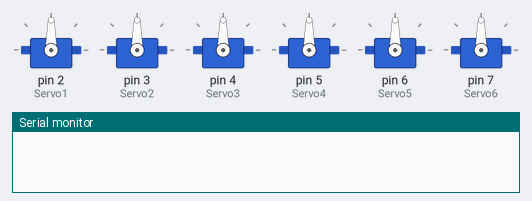
The sketch below on a simulated Arduino Uno, built with avr-gcc and run on an emulated ATmega328P. On the bench: 6 × servo, the last lines printed to the serial monitor.

Above: at 0.05 s.
At 4.05 s:
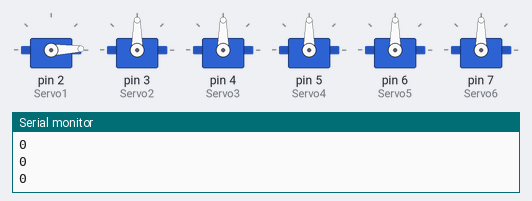
At 5.55 s:
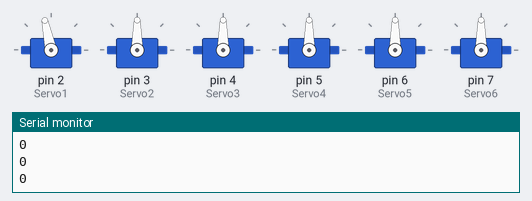
At 6.95 s:
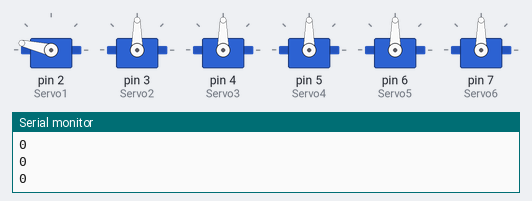
Timing chart, 0 to 9.0 s (numbered marks = the images above):
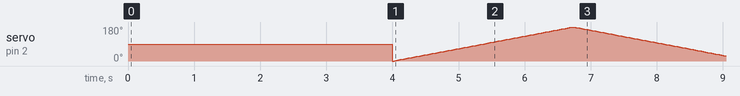

The sketch:

vibration.ino
```cpp
#include <Arduino.h>
#include <Servo.h>
Servo Servo1;
Servo Servo2;
Servo Servo3;
Servo Servo4;
Servo Servo5;
Servo Servo6;
//Output Pins


const char* brailleAlphabet[26] = {
  "100000", "110000", "100100", "100110", "100010",
  "110100", "110110", "110010", "010100", "010110",
  "101000", "111000", "101100", "101110", "101010",
  "111100", "111110", "111010", "011100", "011110",
  "101001", "111001", "010111", "101101", "101111",
  "101011"
};

int asciiUpperCase[26];

void initializeAsciiUpperCase() {
  // Initialize the ASCII values for uppercase letters 'A' to 'Z'
  for (int i = 0; i < 26; i++) {
    asciiUpperCase[i] = 'A' + i;
  }
}

const char* getBrailleFromAscii(char asciiChar) {
  // Lookup the Braille representation for the ASCII character
  if (asciiChar >= 'A' && asciiChar <= 'Z') {
    return brailleAlphabet[asciiChar - 'A'];
  } else {
    // Return an empty string if ASCII value is not found
    return "";
  }
}

void setup() {


  Serial.begin(9600);

  //Set output pins
  Servo1.attach(2);
  Servo2.attach(3);
  Servo3.attach(4);
  Servo4.attach(5);
  Servo5.attach(6);
  Servo6.attach(7);


  initializeAsciiUpperCase();

  // Test the hash table
  for (int i = 0; i < 26; i++) {
    char asciiChar = 'A' + i;
    const char* braille = getBrailleFromAscii(asciiChar);
    // Serial.print(asciiChar);
    // Serial.print(": ");
    // Serial.println(braille);
  }
}

void loop() {
  delay(3000);
  String text = "ABCDEF";
  for (int i = 0; i < text.length(); i++) {
    char asciiChar = text.charAt(i);
    const char* braille = getBrailleFromAscii(asciiChar);
    delay(1000);
    Serial.print(text[i]);
    Serial.print(": ");
    Serial.println(braille);
    Serial.println(braille[0]);
    Serial.println(braille[1]);
    Serial.println(braille[2]);
    Serial.println(braille[3]);
    Serial.println(braille[4]);
    Serial.println(braille[5]);

    // String bit1, bit2, bit3, bit4, bit5, bit6;

    if (braille[0] == '0'){

    }
    else if (braille[0] == '1'){
       for (int i = 0; i <= 180; i += 1) { // goes from 0 degrees to 180 degrees
    // in steps of 1 degree
    Servo1.write(i);              // tell servo to go to position in variable 'pos'
    delay(15);                       // waits 15ms for the servo to reach the position
  }
  for (i = 180; i >= 0; i -= 1) { // goes from 180 degrees to 0 degrees
    Servo1.write(i);              // tell servo to go to position in variable 'pos'
    delay(15);                       // waits 15ms for the servo to reach the position
  }
    }

    if (braille[1] == '0'){

    }
    else if (braille[1] == '1'){
     for (i = 0; i <= 180; i += 1) { // goes from 0 degrees to 180 degrees
    // in steps of 1 degree
    Servo2.write(i);              // tell servo to go to position in variable 'pos'
    delay(15);                       // waits 15ms for the servo to reach the position
  }
  for (i = 180; i >= 0; i -= 1) { // goes from 180 degrees to 0 degrees
    Servo2.write(i);              // tell servo to go to position in variable 'pos'
    delay(15);                       // waits 15ms for the servo to reach the position
  }
    }

    if (braille[2] == '0'){

    }
    else if (braille[2] == '1'){
       for (i = 0; i <= 180; i += 1) { // goes from 0 degrees to 180 degrees
    // in steps of 1 degree
    Servo3.write(i);              // tell servo to go to position in variable 'pos'
    delay(15);                       // waits 15ms for the servo to reach the position
  }
  for (i = 180; i >= 0; i -= 1) { // goes from 180 degrees to 0 degrees
    Servo3.write(i);             // tell servo to go to position in variable 'pos'
    delay(15);                       // waits 15ms for the servo to reach the position
  }
    }

    if (braille[3] == '0'){

    }
    else if (braille[3] == '1'){
      for (i = 0; i <= 180; i += 1) { // goes from 0 degrees to 180 degrees
    // in steps of 1 degree
    Servo4.write(i);              // tell servo to go to position in variable 'pos'
    delay(15);                       // waits 15ms for the servo to reach the position
  }
  for (i = 180; i >= 0;  i -= 1) { // goes from 180 degrees to 0 degrees
    Servo4.write(i);              // tell servo to go to position in variable 'pos'
    delay(15);                       // waits 15ms for the servo to reach the position
  }
    }

    if (braille[4] == '0'){

    }
    else if (braille[4] == '1'){
      for (i = 0; i <= 180; i += 1) { // goes from 0 degrees to 180 degrees
    // in steps of 1 degree
    Servo5.write(i);              // tell servo to go to position in variable 'pos'
    delay(15);                       // waits 15ms for the servo to reach the position
  }
  for (i = 180; i >= 0; i -= 1) { // goes from 180 degrees to 0 degrees
    Servo5.write(i);              // tell servo to go to position in variable 'pos'
    delay(15);                       // waits 15ms for the servo to reach the position
  }
    }

    if (braille[5] == '0'){

     }
    else if (braille[5] == '1'){
     for (i = 0; i <= 180; i += 1) { // goes from 0 degrees to 180 degrees
    // in steps of 1 degree
    Servo6.write(i);              // tell servo to go to position in variable 'pos'
    delay(15);                       // waits 15ms for the servo to reach the position
  }
  for (i = 180; i >= 0; i -= 1) { // goes from 180 degrees to 0 degrees
    Servo6.write(i);              // tell servo to go to position in variable 'pos'
    delay(15);                       // waits 15ms for the servo to reach the position
  }
    }

    delay(500);


  }

}
```
